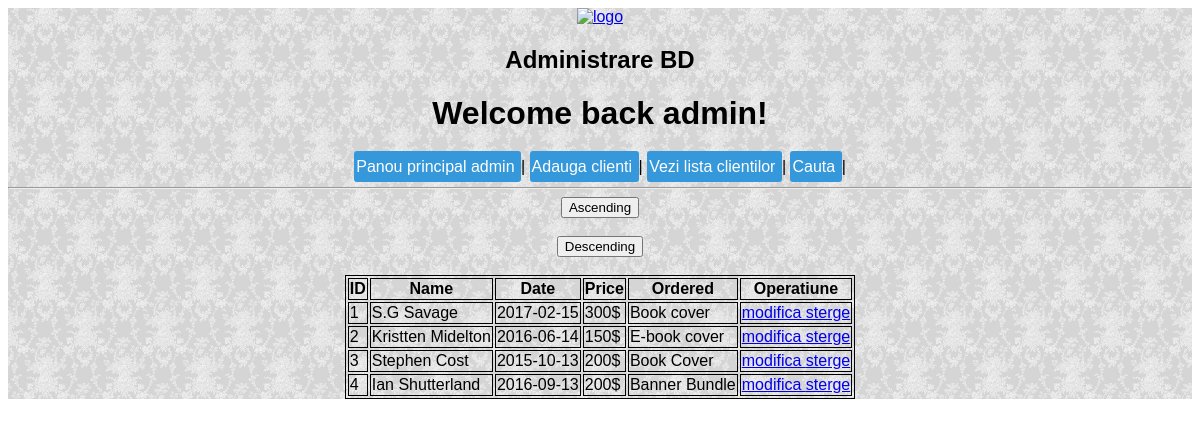
The page /php/admin.php?op=vezilistaclientimodi (signed in) on the database its author committed.
### tables this page shows
CREATE TABLE `clienti` (
  `clientid` int(10) NOT NULL,
  `Name` text NOT NULL,
  `Date` date NOT NULL,
  `Price` text NOT NULL,
  `Ordered` text NOT NULL
);

### php/admin.php (the view, shortened to what this page needs)
<head>
</head>
<div class="background">
<center>
 <a href="..\index.php"> <img id="logo" src="http://taniamarin.weebly.com/uploads/1/9/9/5/19958899/1454616862.png" alt="logo"></a>
<h2> Administrare BD </h2>
<h1> <?php
$username= $_SESSION["user"];
echo  "Welcome back ",$username, "!";
?>
</br></h1>
<a href="admin.php" class="btn " > Panou principal admin </a> |
<a href="admin.php?op=addform" class="btn btn-primary btn-large btn-block" > Adauga clienti </a> |
<a href="admin.php?op=vezilistaclientimodi" class="btn btn-primary btn-large btn-block" > Vezi lista clientilor </a> |
<a href="admin.php?op=search" class="btn btn-primary btn-large btn-block" > Cauta </a> |
<hr />
<?php
if(isset($_GET["op"]))
	$operatiune = $_GET["op"];
	else if(isset($_POST["op"]))
		$operatiune = $_POST["op"];
		else $operatiune = "";
switch($operatiune)
{
	case "vezilistaclientimodi" : vezilistaclientimodi();
	break;
}
global $link;
	?>
    <?php
function vezilistaclientimodi()
{
	global $link;
	$query_string = "SELECT clientid,name,date,price,ordered FROM clienti ";
if(isset($_POST['ASC']))
{
    $asc_query = "SELECT * FROM `clienti` ORDER BY `clienti`.`Name` ASC";
	$result = mysqli_query($link, $asc_query );
}
elseif (isset ($_POST['DESC']))
    {
          $desc_query = "SELECT * FROM `clienti` ORDER BY `clienti`.`Name` DESC";
		  $result = mysqli_query($link, $desc_query );
    }
 else {
      $result = mysqli_query($link, $query_string);
}
 echo "<form action=\"admin.php?op=vezilistaclientimodi\" method=\"post\">
            <input type=\"submit\" name=\"ASC\" value=\"Ascending\"><br><br>
            <input type=\"submit\" name=\"DESC\" value=\"Descending\"><br><br>
			  <table>
                <tr>
                    <th>ID</th>
                    <th>Name</th>
                    <th>Date</th>
                    <th>Price</th>
                    <th>Ordered</th>
					<th>Operatiune</th>
                </tr>";
while( $row = mysqli_fetch_array($result))
{$clientid = $row["clientid"];
		echo "<tr><td>",$row["clientid"],"</td>";
		echo "<td>", $row["name"],"</td>";
		echo "<td>", $row["date"],"</td>";
		echo "<td>", $row["price"],"</td>";
		echo "<td>", $row["ordered"],"</td>";
		echo "<td>","<a href=\"admin.php?clientid=$clientid&op=modiclient\"> modifica </a>";
		echo"<a href=\"admin.php?clientid=$clientid&op=deleteclient\"> sterge </a>";
}
echo "</tr></table></form>";
}
?>

### rows shown on the page
clienti: clientid "1", Name "S.G Savage", Date "2017-02-15", Price "300$", Ordered "Book cover"
clienti: clientid "2", Name "Kristten Midelton", Date "2016-06-14", Price "150$", Ordered "E-book cover"
clienti: clientid "3", Name "Stephen Cost", Date "2015-10-13", Price "200$", Ordered "Book Cover"
clienti: clientid "4", Name "Ian Shutterland", Date "2016-09-13", Price "200$", Ordered "Banner Bundle"

### other values the page prints
$username "admin"
